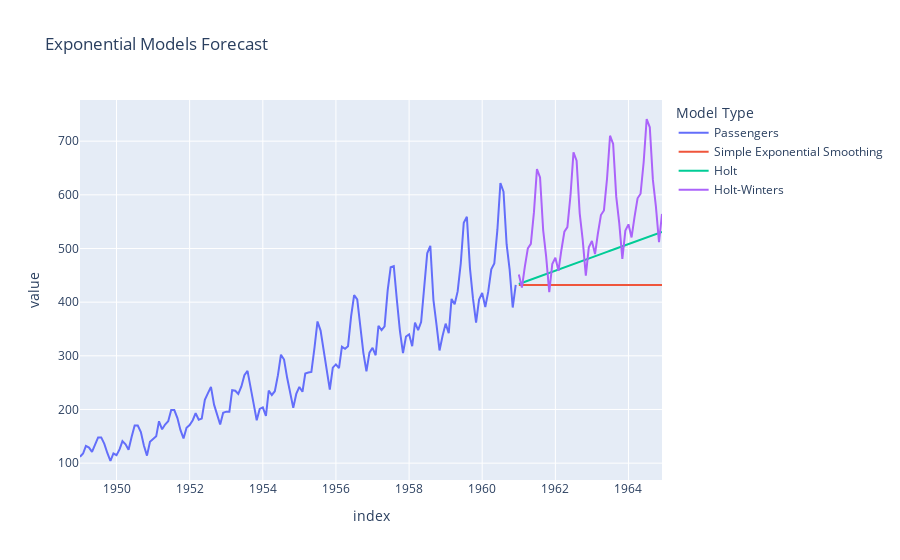

The notebook cell this image was saved under:
### Markdown cell above
### Holt-Winters Exponential Smoothing

### Code cell
def holt_winters_forecast(data, horizon, seasonal_periods=12):
    model = ExponentialSmoothing(data, trend='add', seasonal='add', seasonal_periods=seasonal_periods)
    model_fit = model.fit()
    forecast = model_fit.forecast(steps=horizon)
    return forecast


df_forecast_exponential['Holt-Winters'] = holt_winters_forecast(data, horizon, seasonal_periods=12)

fig = pd.concat([df_passengers, df_forecast_exponential]).plot(title='Exponential Models Forecast')
fig = fig.update_layout(legend_title_text='Model Type')
fig

### Figure 1 — Plotly figure (JSON) as saved in the notebook; plotly's stock layout.template omitted (floating-point values rounded to 4 significant figures; data arrays with more than 128 entries replaced by an {"elided": "..."} marker saying what was removed)
{"data": [{"hovertemplate": "variable=Passengers<br>index=%{x}<br>value=%{y}<extra></extra>", "legendgroup": "Passengers", "line": {"color": "#636efa", "dash": "solid"}, "marker": {"symbol": "circle"}, "mode": "lines", "name": "Passengers", "orientation": "v", "showlegend": true, "type": "scatter", "x": {"elided": "192 str values"}, "xaxis": "x", "y": {"elided": "192 float values"}, "yaxis": "y"}, {"hovertemplate": "variable=Simple Exponential Smoothing<br>index=%{x}<br>value=%{y}<extra></extra>", "legendgroup": "Simple Exponential Smoothing", "line": {"color": "#EF553B", "dash": "solid"}, "marker": {"symbol": "circle"}, "mode": "lines", "name": "Simple Exponential Smoothing", "orientation": "v", "showlegend": true, "type": "scatter", "x": {"elided": "192 str values"}, "xaxis": "x", "y": {"elided": "192 float values"}, "yaxis": "y"}, {"hovertemplate": "variable=Holt<br>index=%{x}<br>value=%{y}<extra></extra>", "legendgroup": "Holt", "line": {"color": "#00cc96", "dash": "solid"}, "marker": {"symbol": "circle"}, "mode": "lines", "name": "Holt", "orientation": "v", "showlegend": true, "type": "scatter", "x": {"elided": "192 str values"}, "xaxis": "x", "y": {"elided": "192 float values"}, "yaxis": "y"}, {"hovertemplate": "variable=Holt-Winters<br>index=%{x}<br>value=%{y}<extra></extra>", "legendgroup": "Holt-Winters", "line": {"color": "#ab63fa", "dash": "solid"}, "marker": {"symbol": "circle"}, "mode": "lines", "name": "Holt-Winters", "orientation": "v", "showlegend": true, "type": "scatter", "x": {"elided": "192 str values"}, "xaxis": "x", "y": {"elided": "192 float values"}, "yaxis": "y"}], "layout": {"legend": {"title": {"text": "Model Type"}, "tracegroupgap": 0}, "title": {"text": "Exponential Models Forecast"}, "xaxis": {"anchor": "y", "domain": [0, 1], "title": {"text": "index"}}, "yaxis": {"anchor": "x", "domain": [0, 1], "title": {"text": "value"}}}}
